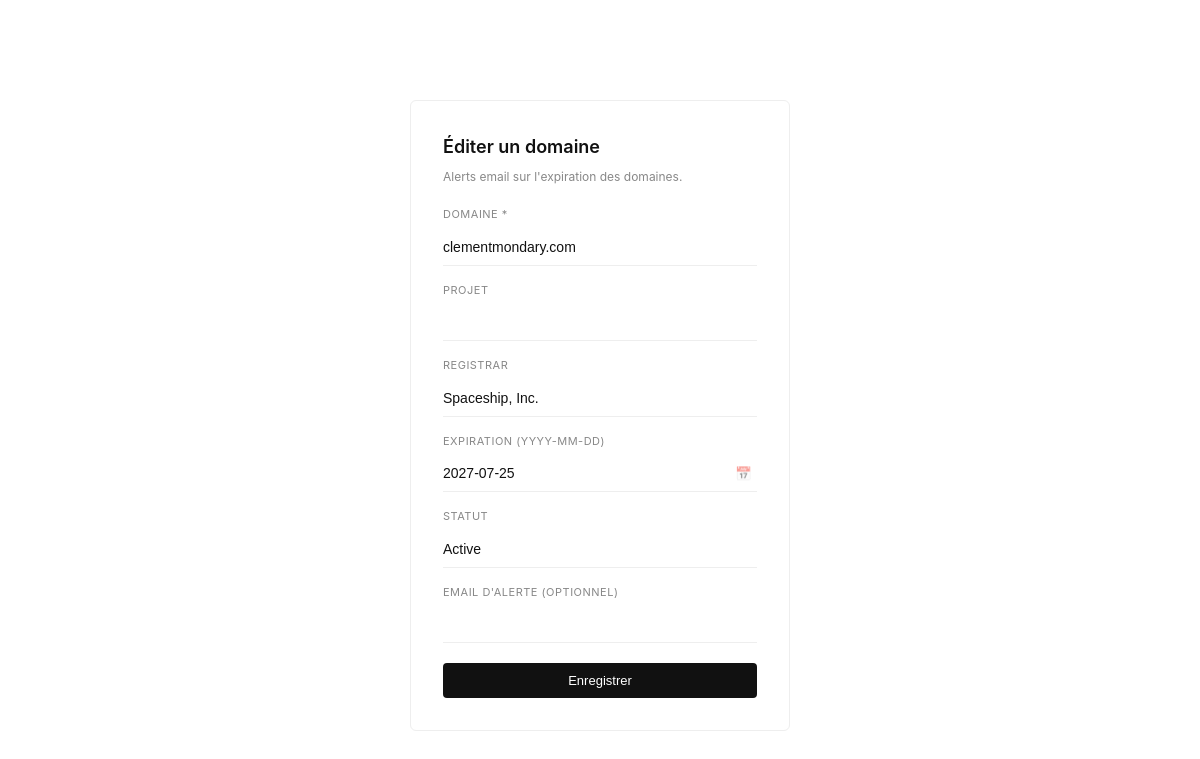
The app's page /public/edit.php?domain=clementmondary.com (signed in) with its own data.
### tables this page shows
CREATE TABLE "domains" (
                id INTEGER PRIMARY KEY AUTOINCREMENT,
                user_id INTEGER,
                domain TEXT NOT NULL,
                project TEXT,
                registrar TEXT,
                expires TEXT,
                status TEXT,
                email TEXT,
                UNIQUE(user_id, domain)
            );

### public/app/lib/db.php (called while the page is built, shortened)
<?php
function apply_settings(PDO $db, array $config, ?int $user_id = null): array {
    $defaults = [
        "site_name" => $config["site_name"],
        "email_to" => $config["email_to"],
        "mail_subject_prefix" => $config["mail_subject_prefix"],
        "alert_days" => $config["alert_days"],
        "language" => $config["language"] ?? "fr",
        "theme" => $config["theme"] ?? "light",
        "columns_visible" => json_encode(["domain", "registrar", "expiration", "days", "status", "email", "project"]),
    ];
    if ($user_id === null) {
        $rows = [];
    } else {
        $stmt = $db->prepare("SELECT key, value FROM settings WHERE user_id = :uid");
        $stmt->execute([":uid" => $user_id]);
        $rows = $stmt->fetchAll();
    }
    $settings = [];
    $config["site_name"] = $settings["site_name"] ?? $config["site_name"];
    $config["email_to"] = $settings["email_to"] ?? $config["email_to"];
    $config["mail_subject_prefix"] = $settings["mail_subject_prefix"] ?? $config["mail_subject_prefix"];
    $config["language"] = $settings["language"] ?? ($config["language"] ?? "fr");
    $config["theme"] = $settings["theme"] ?? ($config["theme"] ?? "light");
    return $config;
}

### public/app/lib/url.php (called while the page is built, shortened)
<?php
function detect_base_url(): string {
    $script = $_SERVER["SCRIPT_NAME"] ?? "";
    $dir = rtrim(str_replace("\\", "/", dirname($script)), "/");
    if (substr($dir, -7) === "/public") {
        $dir = substr($dir, 0, -7);
    }
    return $dir === "" ? "" : $dir;
}
function base_url(array $config): string {
    $base = isset($config["base_url"]) ? trim((string)$config["base_url"]) : "";
    $base = rtrim($base, "/");
    if ($base === "") {
        $base = detect_base_url();
    }
    return $base === "" ? "" : $base;
}
function url_for(array $config, string $path): string {
    $base = base_url($config);
    $path = ltrim($path, "/");
    return ($base !== "" ? $base : "") . "/" . $path;
}

### public/app/lib/i18n.php (called while the page is built, shortened)
<?php
function t(string $key, array $vars = []): string {
    $translations = $GLOBALS["i18n"] ?? [];
    $text = $translations[$key] ?? $key;
    return $text;
}

### public/edit.php (the view, shortened to what this page needs)
<?php
$config = require __DIR__ . "/config.php";
require_once __DIR__ . "/app/lib/url.php";
require_once __DIR__ . "/app/lib/db.php";
require_once __DIR__ . "/app/lib/i18n.php";
date_default_timezone_set($config["timezone"]);
$db = get_db($config);
$config = apply_settings($db, $config);
$domain_param = $_GET["domain"] ?? "";
$uid = (int)($_SESSION["user_id"] ?? 0);
$stmt = $db->prepare("SELECT * FROM domains WHERE domain = :d AND user_id = :uid");
$stmt->execute([":d" => $domain_param, ":uid" => $uid]);
$row = $stmt->fetch();
?>
<!doctype html>
<html lang="<?php echo htmlspecialchars($config["language"] ?? "fr"); ?>">
  <head>
    <link rel="stylesheet" href="<?php echo htmlspecialchars(url_for($config, "public/assets/style.css")); ?>">
  </head>
  <body>
    <div class="container">
      <div class="auth-card">
        <div class="auth-title"><?php echo t("drawer_edit_title"); ?></div>
        <div class="auth-subtitle"><?php echo t("header_hint"); ?></div>
        <form method="post">
          <label class="auth-label" for="domain"><?php echo t("label_domain"); ?></label>
          <input class="auth-input" id="domain" name="domain" type="text" required value="<?php echo htmlspecialchars($row["domain"]); ?>">
          <label class="auth-label" for="project"><?php echo t("label_project"); ?></label>
          <input class="auth-input" id="project" name="project" type="text" value="<?php echo htmlspecialchars($row["project"] ?? ""); ?>">
          <label class="auth-label" for="registrar"><?php echo t("label_registrar"); ?></label>
          <input class="auth-input" id="registrar" name="registrar" type="text" value="<?php echo htmlspecialchars($row["registrar"] ?? ""); ?>">
          <label class="auth-label" for="expires"><?php echo t("label_expiration"); ?></label>
          <div class="date-wrap">
            <input class="auth-input date-input" id="expires" name="expires" type="text" inputmode="numeric" maxlength="10" placeholder="YYYY-MM-DD" data-date-mask value="<?php echo htmlspecialchars($row["expires"] ?? ""); ?>">
            <button class="date-btn" type="button" data-date-btn aria-label="<?php echo t("open_datepicker"); ?>">📅</button>
          </div>
          <label class="auth-label" for="status"><?php echo t("label_status"); ?></label>
          <input class="auth-input" id="status" name="status" type="text" value="<?php echo htmlspecialchars($row["status"] ?? "Active"); ?>">
          <label class="auth-label" for="email"><?php echo t("label_email"); ?></label>
          <input class="auth-input" id="email" name="email" type="email" value="<?php echo htmlspecialchars($row["email"] ?? ""); ?>">
          <button class="btn primary auth-button" type="submit"><?php echo t("save"); ?></button>
        </form>
      </div>
    </div>
  </body>
</html>

### public/assets/style.css (style rules this page uses)
:root { --bg: #ffffff; --card: #ffffff; --text: #111111; --muted: #888888; --line: #eeeeee; --primary: #111111; --primary-dark: #000000; --danger: #dc2626; --warn: #d97706; --ok: #16a34a; --shadow: none; }
* { box-sizing: border-box; }
body { margin: 0; font-family: -apple-system, BlinkMacSystemFont, "Segoe UI", system-ui, sans-serif; background: var(--bg); color: var(--text); font-size: 14px; line-height: 1.5; }
body > * { position: relative; z-index: 1; }
.container { max-width: 1000px; margin: 32px auto 60px; padding: 0 24px; background: transparent; }
.select, .btn { background: #fff; border: 1px solid var(--line); border-radius: 4px; padding: 10px 14px; font-size: 13px; cursor: pointer; color: var(--text); }
.btn.primary { background: var(--text); color: #fff; border: none; }
.auth-card { max-width: 380px; margin: 100px auto 0; background: var(--card); border: 1px solid var(--line); border-radius: 6px; padding: 32px; }
.auth-title { font-size: 18px; font-weight: 600; }
.auth-subtitle { color: var(--muted); font-size: 12px; margin: 8px 0 20px; }
.auth-label { display: block; font-size: 11px; text-transform: uppercase; letter-spacing: 0.5px; color: var(--muted); margin: 16px 0 6px; }
.auth-input { width: 100%; border: none; border-bottom: 1px solid var(--line); border-radius: 0; padding: 10px 0; font-size: 14px; background: transparent; color: var(--text); transition: border-color 0.15s; }
.date-wrap { position: relative; display: flex; align-items: center; }
.date-input { padding-right: 32px; }
.date-btn { position: absolute; right: 0; border: none; background: transparent; width: 28px; height: 28px; cursor: pointer; opacity: 0.5; transition: opacity 0.15s; }
.auth-button { width: 100%; margin-top: 20px; }
@media (max-width: 1200px) { .container { padding: 0 20px; } }

### records on screen
domains: domain "clementmondary.com", registrar "Spaceship, Inc.", expires "2027-07-25", status "Active"

### other values on screen
t("drawer_edit_title") "Éditer un domaine"
t("header_hint") "Alerts email sur l'expiration des domaines."
t("label_domain") "DOMAINE *"
t("label_project") "PROJET"
t("label_registrar") "REGISTRAR"
t("label_expiration") "EXPIRATION (YYYY-MM-DD)"
t("label_status") "STATUT"
t("label_email") "EMAIL D'ALERTE (OPTIONNEL)"
t("save") "Enregistrer"
